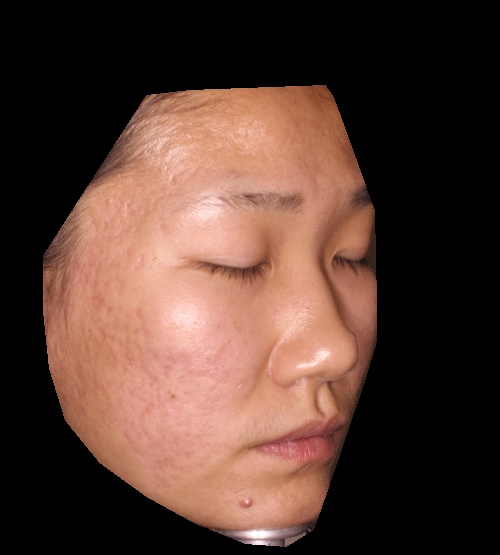
#> input picture backend/datasets/acne/testing/mild/mild (10).jpg, 500 x 555 px
$ python -i preprocess.py   (imports and definitions only)
#> lines starting #> are read from the running program, lines starting #| are printed output that depends on the picture
import cv2
import numpy as np

def preprocess_image(image_path):
    """
    Real-time safe preprocessing:
    - Detect face
    - Crop face region
    - Resize to model input
    """

    # Load image using OpenCV
    img = cv2.imread(image_path)
#> img is the input picture: shape (555, 500, 3); mean B, G, R 50.1, 60, 86.9

    if img is None:
        raise ValueError("Image not loaded properly")

    gray = cv2.cvtColor(img, cv2.COLOR_BGR2GRAY)
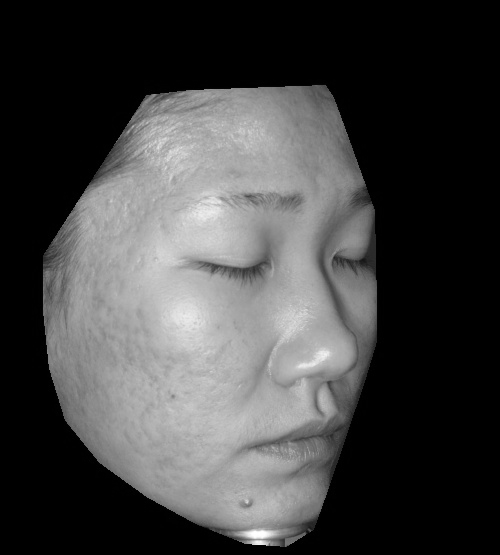
#> gray: shape (555, 500); min 0, max 255, mean 66.9

    # Load Haar Cascade (face detector)
    face_cascade = cv2.CascadeClassifier(
        cv2.data.haarcascades + "haarcascade_frontalface_default.xml"
    )

    faces = face_cascade.detectMultiScale(
        gray,
        scaleFactor=1.2,
        minNeighbors=5,
        minSize=(80, 80)
    )
#> faces = [[31, 124, 374, 374]]

    # If face detected → crop first face
    if len(faces) > 0:
        x, y, w, h = faces[0]
#> x = 31; y = 124; w = 374; h = 374
        face_img = img[y:y+h, x:x+w]
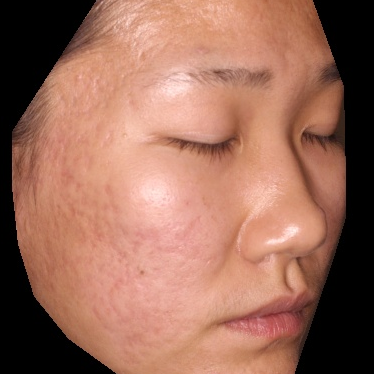
#> face_img: shape (374, 374, 3); mean B, G, R 90.3, 107.8, 155.8
    else:
        # Fallback: use center crop
        h, w, _ = img.shape
        cx, cy = w // 2, h // 2
        size = min(w, h) // 2
        face_img = img[
            cy-size:cy+size,
            cx-size:cx+size
        ]

    # Resize for model
    face_img = cv2.resize(face_img, (224, 224))
#> face_img: shape (224, 224, 3)

    # Normalize
    face_img = face_img.astype("float32") / 255.0

    # Expand batch dimension
    face_img = np.expand_dims(face_img, axis=0)

    return face_img

>>> result = preprocess_image('../datasets/acne/testing/mild/mild (10).jpg')

$ run again, on backend/datasets/acne/testing/mild/mild (164).jpg
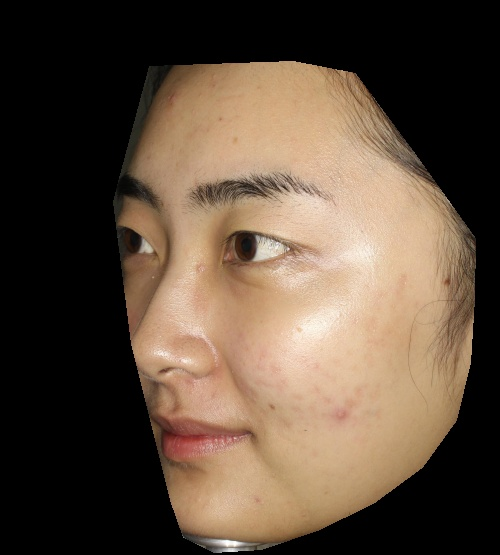
#> input picture backend/datasets/acne/testing/mild/mild (164).jpg, 500 x 555 px
#> in preprocess_image, img is the input picture: shape (555, 500, 3); mean B, G, R 60.5, 76.3, 93.5
#> in preprocess_image, `gray = cv2.cvtColor(img, cv2.COLOR_BGR2GRAY)`:
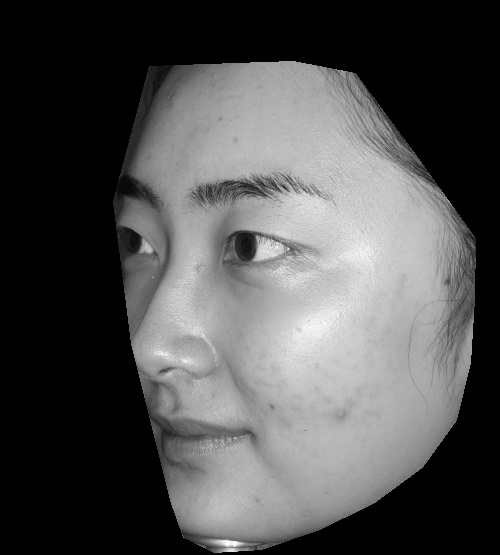
#> gray: shape (555, 500); min 0, max 255, mean 79.6
#> faces = [[42, 76, 444, 444]]
#> x = 42; y = 76; w = 444
#> in preprocess_image, `face_img = img[y:y+h, x:x+w]`:
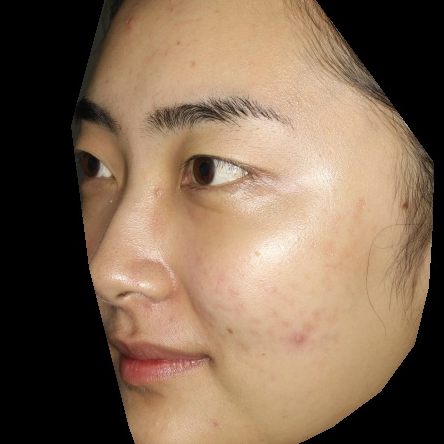
#> face_img: shape (444, 444, 3); mean B, G, R 82.4, 103.7, 127

$ run again, on backend/datasets/acne/testing/mild/mild (181).jpg
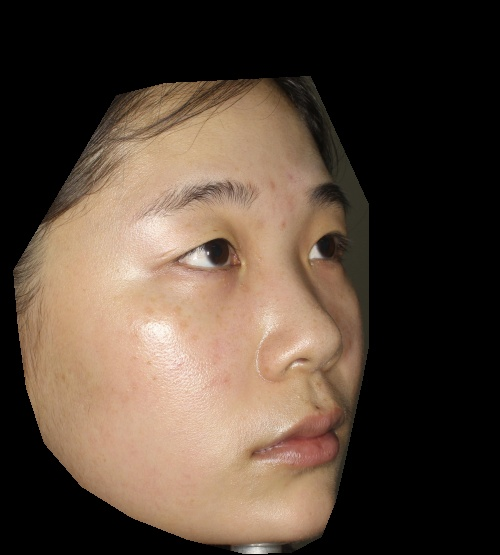
#> input picture backend/datasets/acne/testing/mild/mild (181).jpg, 500 x 555 px
#> in preprocess_image, img is the input picture: shape (555, 500, 3); mean B, G, R 56.5, 69.6, 85.7
#> in preprocess_image, `gray = cv2.cvtColor(img, cv2.COLOR_BGR2GRAY)`:
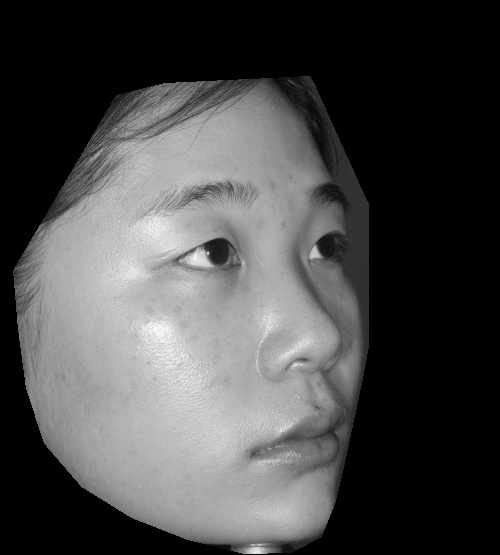
#> gray: shape (555, 500); min 0, max 252, mean 72.9
#> faces = ()
#> in preprocess_image, `face_img = img[ cy-size:cy+size, cx-size:cx+size ]`:
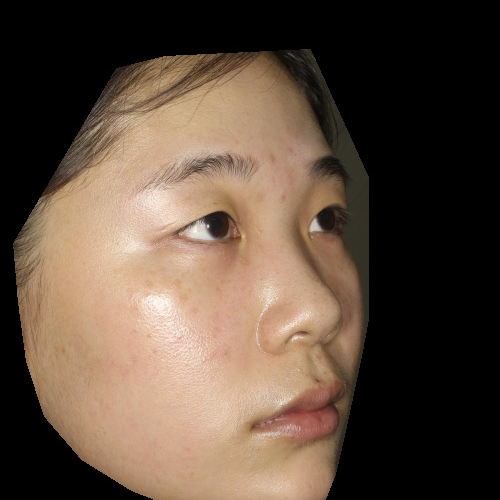
#> face_img: shape (500, 500, 3); mean B, G, R 61.6, 75.9, 93.4
